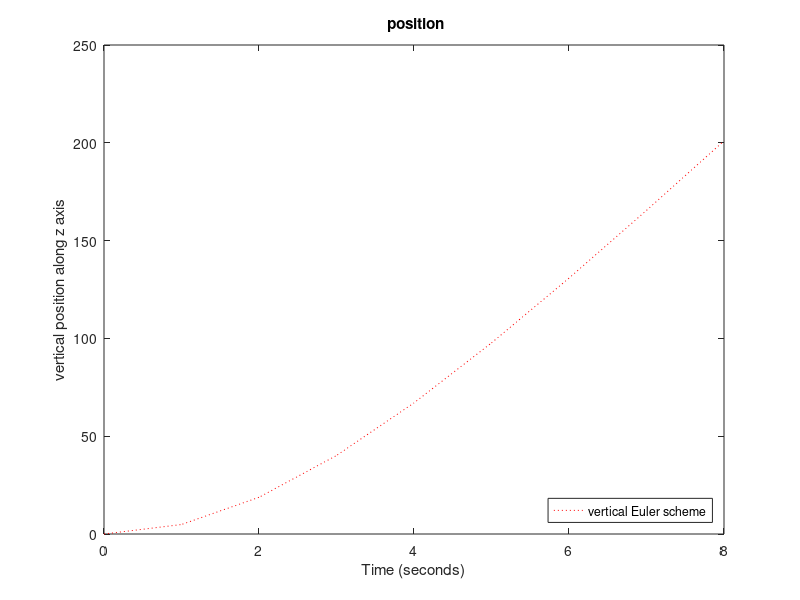

The MATLAB script that drew this image:
clear all;
% close all;
clc

p = 1.2;    
A = 0.09;   % Cross Sec Area
cw = 0.4;   % Numerial Drag Co-efficient
k = 0.0216;   %0.0216
g = 9.81;     
m = 3;      % Mass of projectile
v(1) = -250; 
z(1) = 0;
z1(1)= 0;


for t = 1:8
   z(t+1) = (m/k)*log(cosh(t*sqrt(k*g/m)));%analytical
%     z(t+1) = abs(z(t)+1*m/k*log(cosh(t*sqrt(k*g/m))));%euler
%     

end

t = 0:8;
plot(t,z,'r:')
% plot(t,v,'g',t,v1,'k--',t,z,'r:',t,z1,'c-.',t,VT,'m--',t,T1,t,T2)
xlabel('Time (seconds)')
ylabel('vertical position along z axis')
title(' position')
legend('vertical Euler scheme', 'vertical Analytical Solution','Location','southeast')
